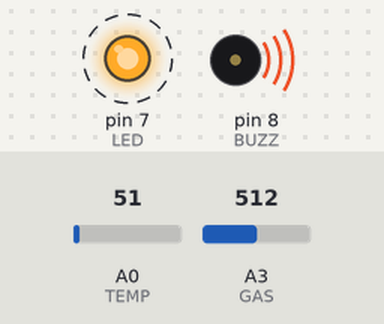
This sketch was run on a simulated Arduino Uno, built with avr-gcc and run on an emulated ATmega328P. On the bench: output pins drawn as LEDs (lit = HIGH), buzzer (waves = sounding, pin HIGH). Dashed ring = blinking. The inputs (shaded band) are chosen by the test bench; at power-on: A0 (TEMP) = 51, A3 (GAS) = 512. What the sketch prints to the serial monitor is not drawn.

Above: at 0.7 s.
Timing chart, 0 to 3.0 s (numbered marks = the images above):
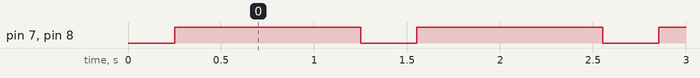

The sketch:

firealarm.ino
```cpp
int LED = 7;
int BUZZ = 8;
int TEMP = A0;
float readval  ;
float calcval ;
float scalef = 0.01;
float TMP;
int gas;
int GAS = A3;
void setup(){
  pinMode(LED,OUTPUT);
  pinMode(BUZZ,OUTPUT);
  pinMode(TEMP,INPUT);
  pinMode(GAS,INPUT);
  Serial.begin(9600);
}
void loop(){
    readval = analogRead(TEMP);
    calcval = readval * (5.0/1023.0);
    TMP = calcval/scalef;
    gas = analogRead(GAS);//TMP GREATERE 260
    // Serial.println(gas);///gas for 25
    // delay(100);
    Serial.println(TMP);
    delay(250);
    if(gas  >60 || TMP > 23){

      digitalWrite(LED,HIGH);
      digitalWrite(BUZZ, HIGH);
      delay(1000);
      digitalWrite(LED,LOW);
      digitalWrite(BUZZ, LOW);
      delay(50);
    }


}
```

Measured:
- by itself, pin 7 (LED), pin 8 (BUZZ): alternates HIGH for 1.0 s and LOW for 0.30 s
